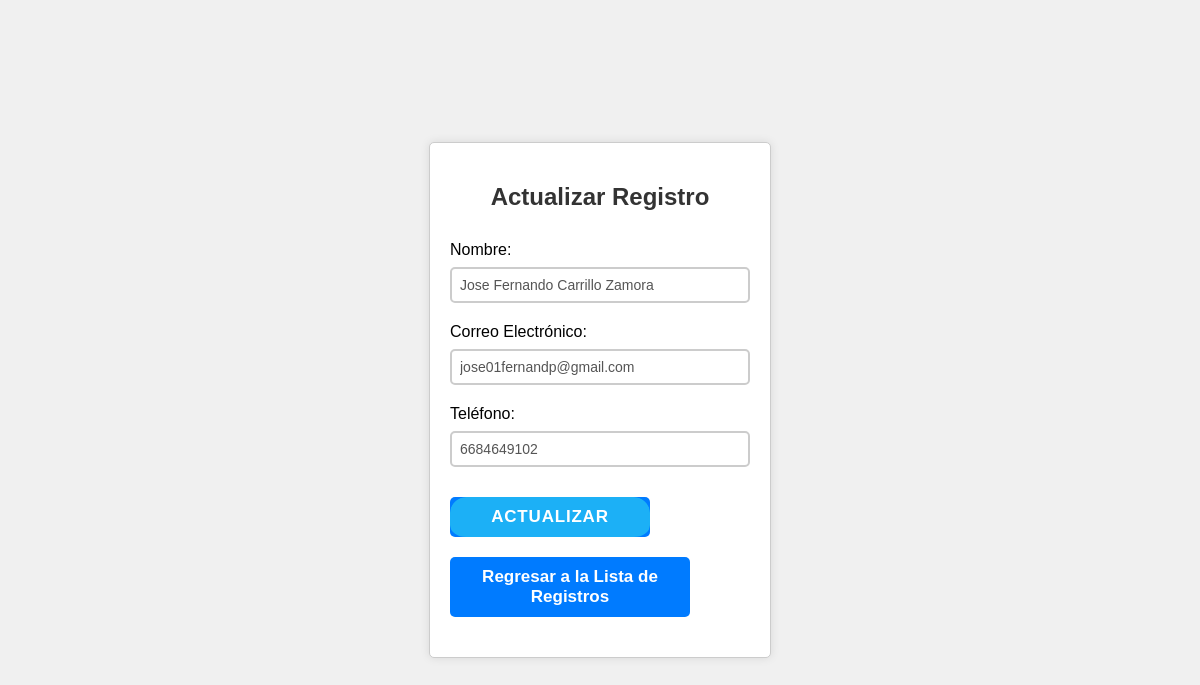
The app's page /actualizar.php?id=1 with its own data.
### tables this page shows
CREATE TABLE `registros` (
  `id` int(11) NOT NULL,
  `nombre` varchar(100) NOT NULL,
  `correo_electronico` varchar(100) NOT NULL,
  `telefono` varchar(20) NOT NULL,
  `creado_en` timestamp NOT NULL DEFAULT current_timestamp()
);

### actualizar.php (the view, shortened to what this page needs)
<?php
include 'includes/db.php';
if (isset($_GET['id'])) {
    $id = $_GET['id'];
    $sql = "SELECT * FROM registros WHERE id=$id";
    $result = $conn->query($sql);
    $row = $result->fetch_assoc();
}
?>
<!DOCTYPE html>
<html>
<head>
    <link rel="stylesheet" type="text/css" href="css/styles.css">
</head>
<body>
    <div class="container">
        <h2>Actualizar Registro</h2>
        <form action="actualizar.php" method="POST">
            <label for="nombre">Nombre:</label>
            <input type="text" id="nombre" name="nombre" value="<?php echo $row['nombre']; ?>" required>
            <label for="correo_electronico">Correo Electrónico:</label>
            <input type="email" id="correo_electronico" name="correo_electronico" value="<?php echo $row['correo_electronico']; ?>" required>
            <label for="telefono">Teléfono:</label>
            <input type="text" id="telefono" name="telefono" value="<?php echo $row['telefono']; ?>" required>
            <button type="submit" name="actualizar">Actualizar</button>
            <a href="leer.php" class="back-link">Regresar a la Lista de Registros</a>
        </form>
    </div>
</body>
</html>

### css/styles.css (style rules this page uses)
body { font-family: Arial, sans-serif; margin: 20px; }
h2 { color: #333; }
form { margin-bottom: 20px; }
label { display: block; margin: 10px 0 5px; }
input[type="text"], input[type="email"] { width: 100%; padding: 8px; margin-bottom: 10px; }
button { appearance: button; background-color: #1899D6; border: solid transparent; border-radius: 16px; border-width: 0 0 4px; box-sizing: border-box; color: #FFFFFF; cursor: pointer; display: inline-block; font-size: 15px; font-weight: 700; letter-spacing: .8px; line-height: 20px; margin: 0; outline: none; overflow: visible; padding: 13px 19px; text-align: center; text-transform: uppercase; touch-action: manipulation; transform: translateZ(0); transition: filter .2s; user-select: none; -webkit-user-select: none; vertical-align: middle; white-space: nowrap; }
button:after { background-clip: padding-box; background-color: #1CB0F6; border: solid transparent; border-radius: 16px; border-width: 0 0 4px; bottom: -4px; content: ""; left: 0; position: absolute; right: 0; top: 0; z-index: -1; }

### actualizar.php (style rules this page uses)
body { font-family: Arial, sans-serif; margin: 0; padding: 0; display: flex; justify-content: center; align-items: center; height: 100vh; background-color: #f0f0f0; }
.container { max-width: 400px; padding: 20px; background-color: #fff; border: 1px solid #ccc; border-radius: 5px; box-shadow: 0 0 10px rgba(0, 0, 0, 0.1); text-align: center; display: flex; flex-direction: column; align-items: center; }
h2 { text-align: center; color: #333; margin-bottom: 20px; }
form { text-align: left; width: 100%; max-width: 300px; }
label { display: block; margin-bottom: 8px; }
input { width: calc(100% - 20px); padding: 10px; border: 2px solid #ccc; border-radius: 5px; font-size: 14px; color: #555; outline: none; margin-bottom: 10px; box-sizing: border-box; }
button, .back-link { margin-top: 20px; font-size: 17px; font-weight: bold; border: none; border-radius: 5px; background-color: #007bff; color: #fff; padding: 10px 20px; cursor: pointer; transition: background-color 0.3s ease; text-decoration: none; display: inline-block; text-align: center; margin-right: 10px; width: 100%; max-width: 200px; }

### records on screen
registros: nombre "Jose Fernando Carrillo Zamora", correo_electronico "jose01fernandp@gmail.com", telefono "6684649102"
